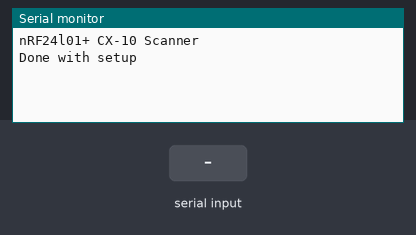
The sketch below on a simulated Arduino Uno, built with avr-gcc and run on an emulated ATmega328P. Shown: the last lines printed to the serial monitor. The inputs (shaded band) are chosen by the test bench. No radio packets arrive unless stated.

Above: at 1.2 s.
1.3 s: "s" received over Serial
At 2.1 s:
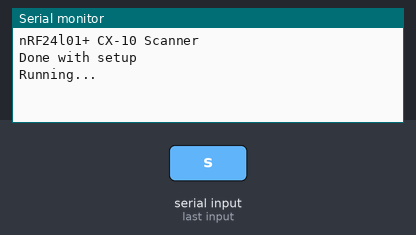
2.8 s: "p" received over Serial
At 3.5 s:
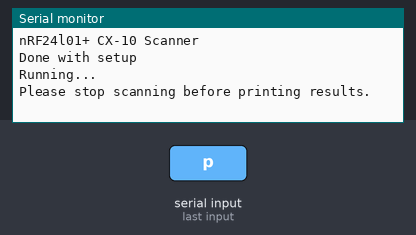
4.3 s: "s" received over Serial
At 5.5 s:
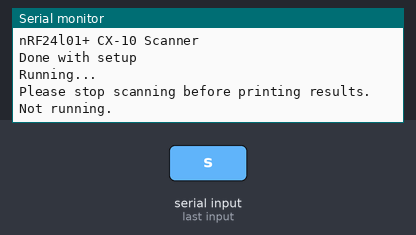

The sketch:

cx10_getctrlchan.ino
```cpp
/************************************************************
* CX-10 drone RC scanner
* Author: Chi Zhang
* Refered to Yannick's CX-10 Promiscuous receiver and
* https://github.com/m-melchior/QC-360-A1/blob/master/src/Arduino/myRF24Scanner/myRF24Scanner.ino
* PIN setup
* CE   -> 7
* CSN  -> 8
* SCK  -> 13
* MOSI -> 11
* MISO -> 12
************************************************************/
#include <SPI.h>
#include <printf.h>
#include <RF24_config.h>
#include <RF24.h>
#include <nRF24L01.h>


#define PIN_CE  7   // chip enable
#define PIN_CSN 8   // chip select (for SPI)

RF24 radio(PIN_CE, PIN_CSN);
const uint8_t num_channels = 90;    // CX-10 do not use channels after 90.
uint8_t flags[num_channels];
const int numReps = 1;

// some flags for the state
boolean isRunning = false;
boolean isListening = false;

void setup() {
  // put your setup code here, to run once:
  Serial.begin(115200);
  printf_begin();                  // needed for printDetails() function
  Serial.println(F("nRF24l01+ CX-10 Scanner"));

  // Setup and configure RF Radio
  radio.begin();
  radio.setAutoAck(false);
  radio.setDataRate(RF24_2MBPS);
  radio.setPALevel(RF24_PA_MIN);

  // Standby mode
  radio.startListening();
  radio.stopListening();

  radio.printDetails();

  Serial.println("Done with setup");
}

void scan_channels(void){
  int rep_counter = numReps;

  while  (rep_counter--){
    //number of repetitions of each full scan
    int i = num_channels;
    while (i--) {
      //scan over defined channels
      radio.setChannel(i);
      radio.startListening();
      delayMicroseconds(500);

      if (radio.testRPD()) {
        // Test if signals over -64dB on current signal
        flags[i]++;
      }
      radio.stopListening();
    }
  }
}

void loop() {
  if (isRunning){
    scan_channels();
  }

  // Getting some user input
  if (Serial.available()) {
    // check the first char
    char inChar = Serial.read();

    if (inChar == 's') {
      // 's' to start scanning the channels looking for data
      isRunning = !isRunning;
      Serial.println(isRunning?"Running...":"Not running.");
    }

    else if (inChar == 'p') {
      // p toggle print results
      if (!isRunning) {
        for (int k = 0; k < num_channels; k++) {
          //output channels and its number of apperance
          if((flags[k] >= 20)){
            Serial.println(String(k) + ": " + String(flags[k]));
          }
        }
      }
      else {
        Serial.println("Please stop scanning before printing results.");
      }
    }
  }
}
```

Measured:
- after the input at 1.3 s, the serial monitor: prints a new line at once (image 1)
- after the input at 2.8 s, the serial monitor: prints a new line at once (image 2)
- after the input at 4.3 s, the serial monitor: prints a new line at once (image 3)
